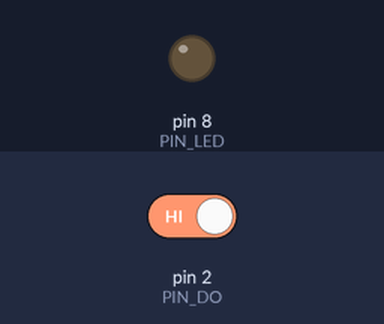
Bench run of a sketch on a simulated Arduino Uno, built with avr-gcc and run on an emulated ATmega328P. Parts: output pins drawn as LEDs (lit = HIGH). Dashed ring = blinking. The inputs (shaded band) are chosen by the test bench; at power-on: pin 2 (PIN_DO) HIGH.

Above: at 1.2 s.
1.3 s: pin 2 (PIN_DO) driven LOW
At 1.5 s:
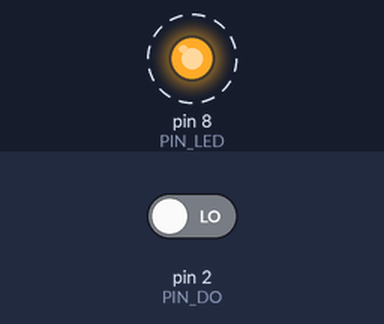
4.3 s: pin 2 (PIN_DO) driven HIGH
At 5.1 s:
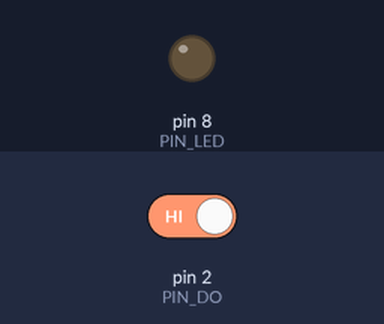
Timing chart, 0 to 7.3 s (numbered marks = the images above; inputs shaded):
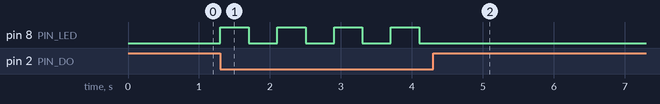

The sketch:

son_sortie_numerique.ino
```cpp
const byte PIN_DO = 2;
const byte PIN_LED = 8;
const unsigned int PAUSE = 400;
bool allumee = false;
unsigned long dernierClap = 0;

void setup() {
  pinMode(PIN_DO, INPUT);
  pinMode(PIN_LED, OUTPUT);
}

void loop() {
  if (digitalRead(PIN_DO) == LOW && millis() - dernierClap > PAUSE) {
    dernierClap = millis();
    allumee = !allumee;
    digitalWrite(PIN_LED, allumee);
  }
}
```

Measured:
- after the input at 1.3 s, pin 8 (PIN_LED): alternates HIGH for 0.40 s and LOW for 0.40 s, starting at once
- after the input at 4.3 s, pin 8 (PIN_LED): stops changing and stays LOW
